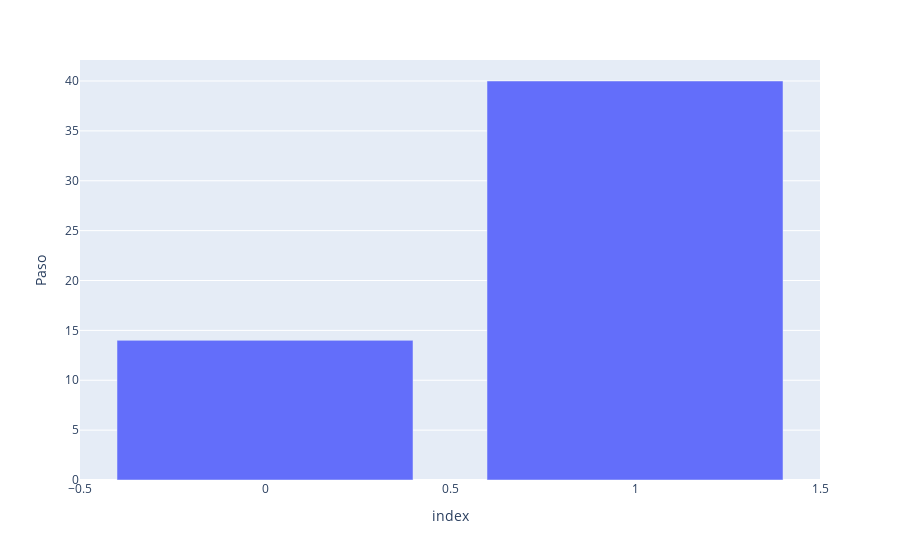

Notebook cell for this chart:
### Code cell
px.bar(aux, y="Paso")

### Figure 1 — Plotly figure (JSON) as saved in the notebook; plotly's stock layout.template omitted (floating-point values rounded to 4 significant figures)
{"data": [{"alignmentgroup": "True", "hovertemplate": "index=%{x}<br>Paso=%{y}<extra></extra>", "legendgroup": "", "marker": {"color": "#636efa", "pattern": {"shape": ""}}, "name": "", "offsetgroup": "", "orientation": "v", "showlegend": false, "textposition": "auto", "type": "bar", "x": [1, 0], "xaxis": "x", "y": [40, 14], "yaxis": "y"}], "layout": {"barmode": "relative", "legend": {"tracegroupgap": 0}, "margin": {"t": 60}, "xaxis": {"anchor": "y", "domain": [0, 1], "title": {"text": "index"}}, "yaxis": {"anchor": "x", "domain": [0, 1], "title": {"text": "Paso"}}}}
